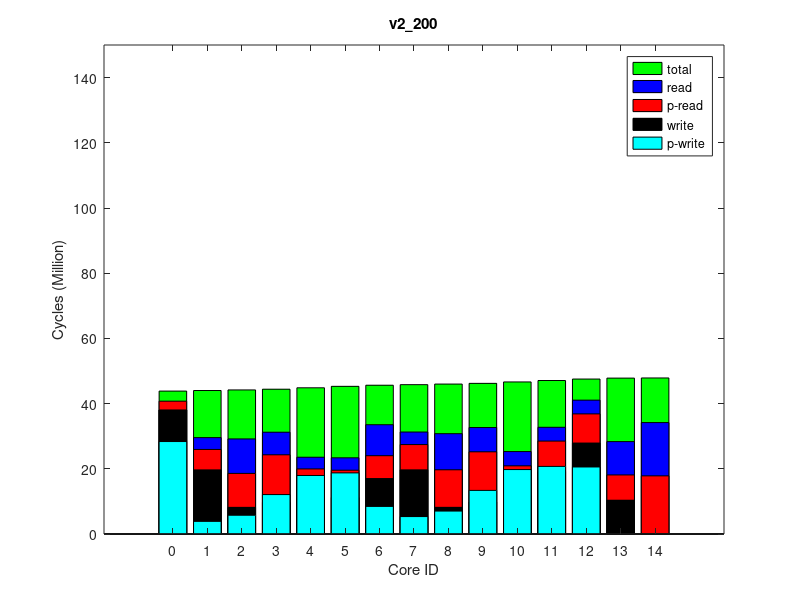

MATLAB code for this plot:
times(1, :, :) = [
2689754, 44332780, 0
6264958, 44511148, 0
10414054, 44692437, 0
14578122, 44915647, 0
7754520, 46333675, 0
7007744, 46154767, 0
8358391, 45805339, 0
9004821, 45355770, 0
11519622, 46515466, 0
15366116, 46735317, 0
9144264, 47178051, 0
9301206, 47624076, 0
16994413, 48415113, 0
7759393, 48367464, 0
8949081, 48075547, 0
];
times(2, :, :) = [
2689754, 44331314, 0
6265484, 44509658, 0
10413629, 44691042, 0
14577844, 44914155, 0
7754763, 46332237, 0
7007902, 46153343, 0
8359209, 45803953, 0
9004785, 45354486, 0
11519688, 46514335, 0
15365814, 46734190, 0
9143881, 47176944, 0
9301153, 47622692, 0
17931647, 48413159, 0
7759175, 48366078, 0
8948787, 48074198, 0
];
times(3, :, :) = [
2689754, 44332314, 0
6266412, 44510790, 0
10416282, 44692054, 0
14579984, 44915273, 0
7753836, 46333203, 0
7007481, 46154364, 0
8360215, 45804919, 0
9004362, 45355458, 0
11519423, 46515334, 0
15365724, 46735163, 0
9143586, 47177932, 0
9300731, 47623963, 0
17932917, 48414429, 0
7760522, 48367351, 0
8948778, 48075472, 0
];
times(4, :, :) = [
2689754, 44330475, 0
6266206, 44508832, 0
10414829, 44690151, 0
14578862, 44913550, 0
7754195, 46331553, 0
7008092, 46152685, 0
8358391, 45803254, 0
9004135, 45353703, 0
11520157, 46513588, 0
15366438, 46733457, 0
9144020, 47176191, 0
9300835, 47622201, 0
17931131, 48412643, 0
7758702, 48365554, 0
8948880, 48073665, 0
];
times(5, :, :) = [
2689754, 44331214, 0
6266022, 44509540, 0
10414963, 44690902, 0
14578371, 44914284, 0
7753987, 46332316, 0
7007614, 46153391, 0
8358831, 45804030, 0
9004137, 45354496, 0
11519076, 46514382, 0
15365257, 46734197, 0
9143676, 47176928, 0
9300509, 47622953, 0
17931847, 48413359, 0
7759352, 48366278, 0
8948731, 48074386, 0
];
times(6, :, :) = [
2689754, 44330712, 0
6266447, 44509173, 0
10416285, 44690492, 0
14579931, 44913950, 0
7754742, 46331977, 0
7007695, 46153113, 0
8359701, 45803656, 0
9004620, 45354136, 0
11519194, 46513821, 0
15365532, 46733692, 0
9143826, 47176414, 0
9300563, 47622170, 0
17931125, 48412637, 0
7758720, 48365560, 0
8948675, 48073682, 0
];
times(7, :, :) = [
2689754, 44331643, 0
6265257, 44510078, 0
10413877, 44691373, 0
14579387, 44914812, 0
7753883, 46332458, 0
7007449, 46153588, 0
8359783, 45804178, 0
8999061, 45354960, 0
11518830, 46514563, 0
15365426, 46734390, 0
9143935, 47177100, 0
9300567, 47623113, 0
17932071, 48413583, 0
7759629, 48366484, 0
8948355, 48074587, 0
];
times(8, :, :) = [
2689754, 44331005, 0
6267667, 44509416, 0
10416286, 44690693, 0
14580571, 44914136, 0
7753848, 46332074, 0
7007859, 46153199, 0
8356691, 45803831, 0
9004189, 45354327, 0
11519759, 46514162, 0
15366232, 46734027, 0
9144117, 47176734, 0
9300953, 47622492, 0
17931419, 48412931, 0
7759099, 48365838, 0
8948393, 48073953, 0
];
times(9, :, :) = [
2689754, 44330567, 0
6267298, 44508988, 0
10417063, 44690267, 0
14580992, 44913403, 0
7753933, 46331483, 0
7008092, 46152637, 0
8358887, 45803142, 0
9004872, 45353647, 0
11519360, 46513273, 0
15366495, 46733141, 0
9144115, 47175888, 0
9300483, 47621892, 0
17930818, 48412330, 0
7758462, 48365243, 0
8948339, 48073351, 0
];
times(10, :, :) = [
2689754, 44330162, 0
6266985, 44508618, 0
10416226, 44689962, 0
14581007, 44913431, 0
7753982, 46331160, 0
7007920, 46152229, 0
8359241, 45802911, 0
8993776, 45353582, 0
11519339, 46513205, 0
15366725, 46733045, 0
9144859, 47175747, 0
9301083, 47621780, 0
17930686, 48412198, 0
7758351, 48365117, 0
8948592, 48073236, 0
];
ave_times = round(squeeze(mean(times)));
format long g, ave_times
std_times = round(squeeze(std(times)));
format long g, std_times
polling_read_times = ave_times;
times(1, :, :) = [
28363063, 45860249, 0
3861549, 46063500, 0
5739652, 46249565, 0
12090667, 46483697, 0
5350286, 47936517, 0
8455699, 47754477, 0
18745289, 47391412, 0
17950367, 46933510, 0
7031675, 48132023, 0
13373157, 48355116, 0
19768707, 48809194, 0
20732162, 49262653, 0
0, 50057211, 0
0, 50011139, 0
20562281, 49722279, 0
];
times(2, :, :) = [
28363426, 45860936, 0
3873278, 46065403, 0
5747484, 46248087, 0
12108963, 46485894, 0
5350667, 47936667, 0
8453985, 47753916, 0
18744060, 47391866, 0
17957223, 46934141, 0
7031895, 48131860, 0
13373980, 48355033, 0
19768737, 48809152, 0
20731722, 49262739, 0
0, 50056627, 0
0, 50011138, 0
20562385, 49722277, 0
];
times(3, :, :) = [
28361864, 45858952, 0
3862001, 46060019, 0
5741390, 46246976, 0
12083704, 46482033, 0
5347410, 47933958, 0
8457352, 47752169, 0
18748280, 47389674, 0
17942438, 46931369, 0
7030274, 48130646, 0
13370111, 48352607, 0
19763974, 48806855, 0
20727563, 49260375, 0
0, 50054314, 0
0, 50008819, 0
20559572, 49719959, 0
];
times(4, :, :) = [
28365078, 45862222, 0
3867720, 46065522, 0
5744374, 46249964, 0
12103337, 46486675, 0
5351642, 47937766, 0
8454309, 47756045, 0
18746504, 47394318, 0
17958187, 46935496, 0
7033863, 48134008, 0
13375720, 48356984, 0
19771237, 48811034, 0
20731026, 49264581, 0
0, 50058445, 0
0, 50012946, 0
20558365, 49724066, 0
];
times(5, :, :) = [
28361820, 45859120, 0
3859940, 46062588, 0
5737971, 46248395, 0
12092237, 46483578, 0
5349363, 47935564, 0
8454108, 47753522, 0
18744032, 47390527, 0
17951174, 46932128, 0
7031500, 48131781, 0
13373315, 48353822, 0
19768424, 48807981, 0
20729345, 49261523, 0
0, 50055348, 0
0, 50009841, 0
20559492, 49720955, 0
];
times(6, :, :) = [
28364518, 45861473, 0
3859637, 46063042, 0
5737086, 46248419, 0
12088152, 46483252, 0
5350208, 47936299, 0
8455378, 47753844, 0
18746508, 47391278, 0
17949433, 46932692, 0
7030602, 48131304, 0
13373219, 48354425, 0
19769032, 48808648, 0
20729283, 49262513, 0
0, 50056373, 0
0, 50010870, 0
20559686, 49722002, 0
];
times(7, :, :) = [
28361724, 45858875, 0
3871019, 46064113, 0
5746771, 46248265, 0
12092329, 46483757, 0
5349678, 47936006, 0
8457347, 47754244, 0
18748255, 47392307, 0
17945590, 46933296, 0
7031988, 48132505, 0
13371791, 48354367, 0
19767195, 48808878, 0
20730284, 49262482, 0
0, 50056378, 0
0, 50010861, 0
20560592, 49721992, 0
];
times(8, :, :) = [
28364010, 45861384, 0
3871527, 46062758, 0
5748915, 46248285, 0
12106407, 46484488, 0
5350376, 47936448, 0
8453066, 47753995, 0
18744011, 47391220, 0
17954570, 46933432, 0
7032435, 48132390, 0
13374577, 48353724, 0
19771805, 48809021, 0
20730979, 49262946, 0
0, 50056839, 0
0, 50011338, 0
20558910, 49722477, 0
];
times(9, :, :) = [
28361438, 45858667, 0
3871816, 46063430, 0
5747073, 46246379, 0
12098243, 46483587, 0
5347257, 47933873, 0
8453942, 47753283, 0
18744471, 47390963, 0
17945481, 46931594, 0
7030936, 48130817, 0
13371390, 48352475, 0
19766521, 48806811, 0
20731479, 49260610, 0
0, 50054464, 0
0, 50008965, 0
20561338, 49720093, 0
];
times(10, :, :) = [
28363072, 45860083, 0
3866370, 46058294, 0
5745372, 46246693, 0
12087258, 46480354, 0
5346864, 47933507, 0
8455834, 47750980, 0
18747922, 47389585, 0
17941514, 46930285, 0
7028886, 48128820, 0
13370942, 48351624, 0
19765547, 48805808, 0
20729044, 49259580, 0
0, 50053469, 0
0, 50007986, 0
20561019, 49719118, 0
];
ave_times = round(squeeze(mean(times)));
format long g, ave_times
std_times = round(squeeze(std(times)));
format long g, std_times
polling_write_times = ave_times;
times(1, :, :) = [
0, 61158479, 0
9903827, 61429820, 64000
20998888, 61675715, 128000
21493310, 61983103, 64000
11601636, 64035482, 64000
16513666, 63774871, 128000
12173674, 63244812, 64000
12586132, 62627268, 64000
22598444, 64278098, 128000
22805642, 64604537, 64000
13509729, 65230299, 64000
13527729, 65863967, 64000
33659514, 66998621, 250000
17987006, 66912885, 128000
13157511, 66500553, 64000
];
times(2, :, :) = [
0, 60843490, 0
9903905, 61111918, 64000
20998756, 61356368, 128000
21508023, 61662293, 64000
11602106, 63698119, 64000
16515310, 63439198, 128000
12174104, 62915058, 64000
12586531, 62300393, 64000
22599670, 63939368, 128000
22820693, 64262872, 64000
13527264, 64884105, 64000
13533566, 65513384, 64000
34239936, 66639836, 250000
17987565, 66554669, 128000
13163321, 66145399, 64000
];
times(3, :, :) = [
0, 60843696, 0
9903979, 61112153, 64000
20998279, 61356623, 128000
21507565, 61662578, 64000
11602260, 63698376, 64000
16515262, 63439395, 128000
12173875, 62915262, 64000
12585765, 62300648, 64000
22600243, 63939646, 128000
22821099, 64263156, 64000
13526803, 64884417, 64000
13533929, 65513698, 64000
34240244, 66640163, 250000
17987895, 66555004, 128000
13163593, 66145744, 64000
];
times(4, :, :) = [
0, 60843390, 0
9903994, 61111718, 64000
20998866, 61356195, 128000
21508102, 61662147, 64000
11601868, 63697983, 64000
16515325, 63438973, 128000
12173757, 62914811, 64000
12586924, 62300225, 64000
22599530, 63939101, 128000
22820844, 64262602, 64000
13526828, 64883813, 64000
13533862, 65513098, 64000
34239697, 66639546, 250000
17987595, 66554377, 128000
13163456, 66145117, 64000
];
times(5, :, :) = [
0, 60843467, 0
9903781, 61111932, 64000
20999405, 61356407, 128000
21508513, 61662240, 64000
11601946, 63698124, 64000
16515120, 63439116, 128000
12173855, 62915000, 64000
12587243, 62300402, 64000
22599314, 63939358, 128000
22820748, 64262891, 64000
13526395, 64884094, 64000
13533792, 65513379, 64000
34239931, 66639823, 250000
17987591, 66554658, 128000
13163575, 66145388, 64000
];
times(6, :, :) = [
0, 60843533, 0
9903791, 61111931, 64000
20999191, 61356271, 128000
21509211, 61662253, 64000
11601710, 63698137, 64000
16515205, 63439110, 128000
12175040, 62915024, 64000
12587463, 62300388, 64000
22599540, 63939375, 128000
22821103, 64262884, 64000
13527278, 64884122, 64000
13534114, 65513374, 64000
34239955, 66639853, 250000
17987573, 66554698, 128000
13163742, 66145449, 64000
];
times(7, :, :) = [
0, 60843379, 0
9903538, 61111795, 64000
20998599, 61356142, 128000
21507831, 61662093, 64000
11601692, 63697879, 64000
16515122, 63438867, 128000
12173548, 62914725, 64000
12585632, 62300173, 64000
22600210, 63939153, 128000
22820729, 64262646, 64000
13526967, 64883877, 64000
13533659, 65513162, 64000
34239693, 66639593, 250000
17987438, 66554424, 128000
13163538, 66145169, 64000
];
times(8, :, :) = [
0, 60843664, 0
9904054, 61112039, 64000
20999082, 61356380, 128000
21508272, 61662319, 64000
11601805, 63698218, 64000
16515232, 63439155, 128000
12174095, 62915045, 64000
12586754, 62300505, 64000
22599907, 63939399, 128000
22821271, 64262906, 64000
13526910, 64884128, 64000
13533795, 65513371, 64000
34239937, 66639818, 250000
17987359, 66554649, 128000
13163599, 66145395, 64000
];
times(9, :, :) = [
0, 60843388, 0
9903950, 61111832, 64000
20998623, 61356345, 128000
21507934, 61662287, 64000
11601935, 63698134, 64000
16515351, 63439118, 128000
12173962, 62915045, 64000
12586615, 62300429, 64000
22599934, 63939356, 128000
22820685, 64262900, 64000
13527814, 64884129, 64000
13533676, 65513426, 64000
34240063, 66639934, 250000
17987721, 66554769, 128000
13163425, 66145516, 64000
];
times(10, :, :) = [
0, 60843511, 0
9903866, 61111947, 64000
20998195, 61356418, 128000
21507691, 61662333, 64000
11601810, 63698169, 64000
16515203, 63439177, 128000
12173087, 62915056, 64000
12586204, 62300439, 64000
22600039, 63939410, 128000
22820954, 64262934, 64000
13526746, 64884137, 64000
13533656, 65513410, 64000
34239957, 66639839, 250000
17987450, 66554662, 128000
13163326, 66145392, 64000
];
ave_times = round(squeeze(mean(times)));
format long g, ave_times
std_times = round(squeeze(std(times)));
format long g, std_times
read_times = ave_times;
times(1, :, :) = [
0, 43841477, 0
0, 44017634, 0
0, 44195887, 0
0, 44417085, 0
0, 45814344, 0
0, 45638268, 0
0, 45295955, 0
0, 44852226, 0
0, 45993644, 0
0, 46209521, 0
0, 46646187, 0
0, 47086947, 0
0, 47867178, 0
0, 47821458, 0
0, 47534082, 0
];
times(2, :, :) = [
0, 43840889, 0
0, 44017109, 0
0, 44195370, 0
0, 44416502, 0
0, 45813733, 0
0, 45637606, 0
0, 45295339, 0
0, 44851572, 0
0, 45993079, 0
0, 46208924, 0
0, 46645609, 0
0, 47086440, 0
0, 47866095, 0
0, 47820952, 0
0, 47533579, 0
];
times(3, :, :) = [
0, 43841020, 0
0, 44017234, 0
0, 44195499, 0
0, 44416620, 0
0, 45813871, 0
0, 45637717, 0
0, 45295551, 0
0, 44851695, 0
0, 45993174, 0
0, 46209065, 0
0, 46645734, 0
0, 47086536, 0
0, 47866224, 0
0, 47821059, 0
0, 47533673, 0
];
times(4, :, :) = [
0, 43841007, 0
0, 44017213, 0
0, 44195462, 0
0, 44416680, 0
0, 45813925, 0
0, 45637863, 0
0, 45295609, 0
0, 44851800, 0
0, 45993293, 0
0, 46209111, 0
0, 46645776, 0
0, 47086566, 0
0, 47866226, 0
0, 47821087, 0
0, 47533698, 0
];
times(5, :, :) = [
0, 43840864, 0
0, 44016995, 0
0, 44195381, 0
0, 44416466, 0
0, 45813756, 0
0, 45637623, 0
0, 45295342, 0
0, 44851592, 0
0, 45993016, 0
0, 46208877, 0
0, 46645544, 0
0, 47086386, 0
0, 47866071, 0
0, 47820930, 0
0, 47533547, 0
];
times(6, :, :) = [
0, 43840437, 0
0, 44016599, 0
0, 44194915, 0
0, 44415988, 0
0, 45813279, 0
0, 45637150, 0
0, 45294893, 0
0, 44851149, 0
0, 45992590, 0
0, 46208434, 0
0, 46645135, 0
0, 47085942, 0
0, 47865606, 0
0, 47820457, 0
0, 47533076, 0
];
times(7, :, :) = [
0, 43840993, 0
0, 44017163, 0
0, 44195501, 0
0, 44416645, 0
0, 45813909, 0
0, 45637803, 0
0, 45295514, 0
0, 44851741, 0
0, 45993235, 0
0, 46209083, 0
0, 46645730, 0
0, 47086477, 0
0, 47866123, 0
0, 47820978, 0
0, 47533591, 0
];
times(8, :, :) = [
0, 43840381, 0
0, 44016580, 0
0, 44194889, 0
0, 44415999, 0
0, 45813238, 0
0, 45637101, 0
0, 45294891, 0
0, 44851036, 0
0, 45992491, 0
0, 46208336, 0
0, 46645026, 0
0, 47085816, 0
0, 47865447, 0
0, 47820296, 0
0, 47532911, 0
];
times(9, :, :) = [
0, 43841135, 0
0, 44017284, 0
0, 44195632, 0
0, 44416804, 0
0, 45814001, 0
0, 45637894, 0
0, 45295651, 0
0, 44851821, 0
0, 45993344, 0
0, 46209187, 0
0, 46645816, 0
0, 47086616, 0
0, 47866281, 0
0, 47821138, 0
0, 47533759, 0
];
times(10, :, :) = [
0, 43840785, 0
0, 44016908, 0
0, 44195273, 0
0, 44416351, 0
0, 45813623, 0
0, 45637492, 0
0, 45295261, 0
0, 44851450, 0
0, 45992933, 0
0, 46208831, 0
0, 46645479, 0
0, 47086250, 0
0, 47865957, 0
0, 47820819, 0
0, 47533444, 0
];
ave_times = round(squeeze(mean(times)));
format long g, ave_times
std_times = round(squeeze(std(times)));
format long g, std_times
total_times = ave_times;
times(1, :, :) = [
38054317, 51161153, 64000
19667728, 51333750, 128000
8172054, 51447015, 64000
9717380, 51545459, 64000
19681598, 52890132, 128000
17016544, 52718762, 64000
11203050, 52352972, 64000
10961726, 51878454, 64000
8176754, 53006070, 64000
9845437, 53169340, 64000
11776004, 53644400, 64000
19208396, 54128652, 64000
0, 54990905, 0
10360541, 54945201, 64000
27887775, 54613652, 64000
];
times(2, :, :) = [
38054672, 51161515, 64000
19667970, 51334107, 128000
8171995, 51447416, 64000
9717400, 51545870, 64000
19680074, 52890397, 128000
17008003, 52719022, 64000
11203002, 52353283, 64000
10961752, 51878824, 64000
8176699, 53006382, 64000
9847053, 53169639, 64000
11774778, 53644421, 64000
19215739, 54128920, 64000
0, 54990620, 0
10360077, 54945491, 64000
27912042, 54613944, 64000
];
times(3, :, :) = [
38054713, 51161543, 64000
19668303, 51334128, 128000
8171853, 51447390, 64000
9717374, 51545835, 64000
19681136, 52890507, 128000
17014962, 52719112, 64000
11203175, 52353355, 64000
10961681, 51878798, 64000
8176826, 53006421, 64000
9847273, 53168541, 64000
11757886, 53643870, 64000
19193596, 54128142, 64000
0, 54989788, 0
10360017, 54944638, 64000
27900108, 54613077, 64000
];
times(4, :, :) = [
38054699, 51161529, 64000
19668449, 51334124, 128000
8171806, 51447390, 64000
9717348, 51545861, 64000
19681004, 52890473, 128000
17015363, 52719082, 64000
11202906, 52353315, 64000
10961616, 51878834, 64000
8176792, 53006443, 64000
9847392, 53169047, 64000
11764967, 53643808, 64000
19204482, 54128321, 64000
0, 54990012, 0
10360101, 54944875, 64000
27899131, 54613332, 64000
];
times(5, :, :) = [
38054535, 51161383, 64000
19668306, 51333981, 128000
8171931, 51447233, 64000
9717371, 51545692, 64000
19678452, 52890261, 128000
17002516, 52718884, 64000
11203025, 52353129, 64000
10961711, 51878654, 64000
8176745, 53006196, 64000
9847194, 53169322, 64000
11774876, 53644327, 64000
19242056, 54128555, 64000
0, 54990218, 0
10360227, 54945087, 64000
27920132, 54613528, 64000
];
times(6, :, :) = [
38054869, 51161699, 64000
19668312, 51334305, 128000
8171825, 51447570, 64000
9717329, 51546035, 64000
19679780, 52890682, 128000
17012694, 52719306, 64000
11203049, 52353585, 64000
10961688, 51879087, 64000
8176694, 53006661, 64000
9842145, 53169077, 64000
11766596, 53643811, 64000
19184077, 54128312, 64000
0, 54989996, 0
10360060, 54944863, 64000
27886755, 54613302, 64000
];
times(7, :, :) = [
38054770, 51161622, 64000
19668046, 51334241, 128000
8171924, 51447509, 64000
9717442, 51545986, 64000
19680259, 52890665, 128000
17012405, 52719302, 64000
11203024, 52353433, 64000
10961730, 51878963, 64000
8176720, 53006645, 64000
9847187, 53169006, 64000
11756772, 53643705, 64000
19197500, 54128222, 64000
0, 54989916, 0
10359787, 54944779, 64000
27901408, 54613240, 64000
];
times(8, :, :) = [
38054771, 51161600, 64000
19668174, 51334177, 128000
8171977, 51447443, 64000
9717432, 51545927, 64000
19680142, 52890606, 128000
17002924, 52719231, 64000
11202965, 52353468, 64000
10961623, 51878987, 64000
8176723, 53006571, 64000
9847182, 53168753, 64000
11751955, 53643705, 64000
19166867, 54127947, 64000
0, 54989611, 0
10360003, 54944482, 64000
27868758, 54612935, 64000
];
times(9, :, :) = [
38054314, 51161157, 64000
19668256, 51333739, 128000
8171970, 51447007, 64000
9717444, 51545456, 64000
19680816, 52890126, 128000
17012194, 52718758, 64000
11202917, 52352915, 64000
10961709, 51878407, 64000
8176845, 53006076, 64000
9847091, 53169188, 64000
11780188, 53643915, 64000
19227631, 54128455, 64000
0, 54990088, 0
10360094, 54944933, 64000
27923594, 54613376, 64000
];
times(10, :, :) = [
38054535, 51161403, 64000
19667937, 51334004, 128000
8172150, 51447266, 64000
9717418, 51545717, 64000
19680026, 52890355, 128000
17017520, 52718984, 64000
11203117, 52353190, 64000
10961779, 51878695, 64000
8176715, 53006299, 64000
9847116, 53168666, 64000
11752780, 53643676, 64000
19181464, 54127943, 64000
0, 54989593, 0
10359968, 54944432, 64000
27878089, 54612881, 64000
];
ave_times = round(squeeze(mean(times)));
format long g, ave_times
std_times = round(squeeze(std(times)));
format long g, std_times
write_times = ave_times;
mytitle = 'v2\_200';
order = [1 2 3 4 8 7 6 5 9 10 11 12 15 14 13];

total_times = total_times(:, 2)(order);

read_times = read_times(:, 1)(order);
write_times = write_times(:, 1)(order);

polling_read_times = polling_read_times(:, 1)(order);
polling_write_times = polling_write_times(:, 1)(order);

total_times /= 1000000;

read_times /= 1000000;
write_times /= 1000000;

polling_read_times /= 1000000;
polling_write_times /= 1000000;

% laying read on top of write
read_times += write_times;
polling_read_times += write_times;

figure(1);
clf()
% set(gcf, 'Position', get(0,'Screensize'));
% set(gcf,'units','normalized','outerposition',[0 0 1 1])
bar(0:14, total_times,'g');
hold on;
bar(0:14, read_times,'b');
bar(0:14, polling_read_times,'r');
bar(0:14, write_times,'k');
bar(0:14, polling_write_times,'c');
hold off

axis([-2 16 0 150])
% axis([-1 15])
set(gca,'XTick',0:14);
% set(gca,'xticklabel',{ '0'; '1'; '2'; '3'; '7'; '6'; '5'; '4'; '8'; '9'; '10'; '11'; '15'; '14'; '13' })

xlabel('Core ID')
ylabel('Cycles (Million)')

legend('total', 'read', 'p-read', 'write', 'p-write')
title(mytitle)
print(1, strcat(mytitle, '.png'))
